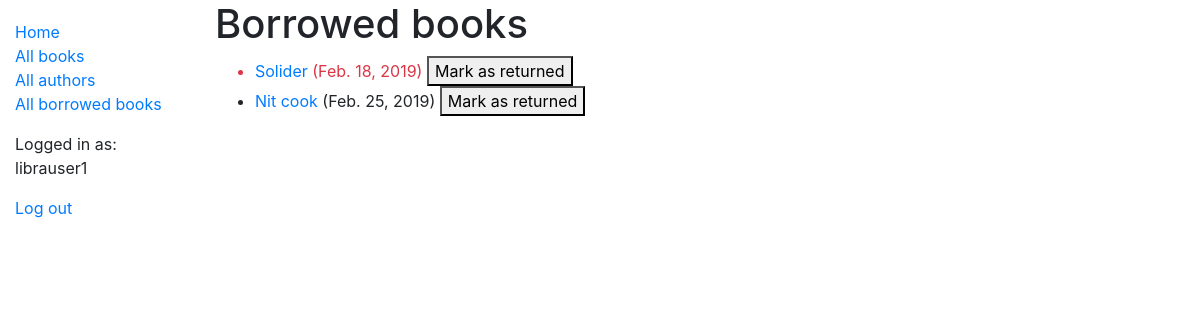
Screenshot of /catalog/mybooks/ (signed in) with the database file from the repository.
### catalog/models.py (models this page shows, shortened)
class BookInstance(models.Model):
    id = models.UUIDField(
        primary_key=True,
        default=uuid.uuid4,
        help_text='Unique ID for this particular book across whole library'
    )
    book = models.ForeignKey(Book, on_delete=models.SET_NULL, null=True)
    imprint = models.CharField(max_length=200)
    due_back = models.DateField(blank=True, null=True)
    LOAN_STATUS =  (
        ('m', 'Maintenance'),
        ('o', 'On loan'),
        ('a', 'Available'),
        ('r', 'Reserved'),
    )
    status = models.CharField(
        max_length=1,
        choices=LOAN_STATUS,
        blank=True,
        default='m',
        help_text='Book avilability'
    )
    borrower = models.ForeignKey(User, on_delete=models.SET_NULL, null=True, blank=True)
    @property
    def is_overdue(self):
        if self.due_back and date.today() > self.due_back:
            return True
        return False
    class Meta:
        ordering = ['due_back']
        permissions = (
            ("can_mark_returned", "Set book as returned"),
            ("can_renew", "Set renewal date"),
        )

class Book(models.Model):
    title = models.CharField(max_length=200)
    author = models.ForeignKey('Author', on_delete=models.SET_NULL, null=True)
    summary = models.TextField(max_length=1000, help_text='Enter a brief description of the book')
    isbn = models.CharField(
        'ISBN',
        max_length=13,
        help_text='13 Character <a href="https://www.isbn-international.org/content/what-isbn">ISBN number</a>'
    )
    genre = models.ManyToManyField('Genre', help_text='Select a genre for this book')
    language = models.ForeignKey('Language', on_delete=models.SET_NULL, null=True)
    def display_genre(self):
        return ', '.join(genre.name for genre in self.genre.all()[:3])
    class Meta:
        ordering = ['title','author']
        permissions = (
            ("can_edit_books", "Create, update, delete"),
        )
    display_genre.short_description = 'Genre'

### catalog/views.py (the view)
# urls.py: path('mybooks/', views.LoanedBooksByUserListView.as_view(), name='my-borrowed'),
class LoanedBooksByUserListView(LoginRequiredMixin,generic.ListView):
    model = BookInstance
    template_name ='catalog/bookinstance_list_borrowed_user.html'
    paginate_by = 10
    def get_queryset(self):
        return BookInstance.objects.filter(borrower=self.request.user).filter(status__exact='o').order_by('due_back')

### catalog/templates/catalog/bookinstance_list_borrowed_user.html
{% extends "base_generic.html" %}
{% block content %}
    <h1>Borrowed books</h1>
    {% if bookinstance_list %}
    <ul>
      {% for bookinst in bookinstance_list %}
      <li class="{% if bookinst.is_overdue %}text-danger{% endif %}">
        <a href="{% url 'book-detail' bookinst.book.pk %}">{{bookinst.book.title}}</a> ({{ bookinst.due_back }})
        {% if perms.catalog.can_mark_returned %}
        <button>Mark as returned</button>
        {% endif %}
      </li>
      {% endfor %}
    </ul>
    {% else %}
      <p>There are no books borrowed.</p>
    {% endif %}
{% endblock %}

### catalog/templates/base_generic.html (shortened to what this page needs)
<!DOCTYPE html>
<html lang="en">
<head>
  <link rel="stylesheet" href="https://stackpath.bootstrapcdn.com/bootstrap/4.1.3/css/bootstrap.min.css">
  {% load static %}
  <link rel="stylesheet" href="{% static 'css/styles.css' %}">
</head>
<body>
  <div class="container-fluid">
    <div class="row">
      <div class="col-sm-2">
      {% block sidebar %}
        <ul class="sidebar-nav">
          <li><a href="{% url 'index' %}">Home</a></li>
          <li><a href="{% url 'books' %}">All books</a></li>
          <li><a href="{% url 'authors' %}">All authors</a></li>
          {% if perms.catalog.can_mark_returned %}
          <li><a href="{% url 'all-borrowed' %}">All borrowed books</a></li>
          {% endif %}
        </ul>
        {% if user.is_authenticated %}
          <p>Logged in as: {{ user.get_username }}</p>
          <a href="{% url 'logout' %}?next={{request.path}}">Log out</a>
        {% else %}
          <a href="{% url 'login' %}?next={{request.path}}">Log in</a>
        {% endif %}
 {% endblock %}
      </div>
      <div class="col-sm-10 ">{% block content %}{% endblock %}
      </div>
    </div>
  </div>
</body>
</html>

### catalog/static/styles.css (style rules this page uses)
.sidebar-nav { margin-top: 20px; padding: 0; list-style: none; }

### rows the page displays
BookInstance: book "Solider", due_back "Feb. 18, 2019"
BookInstance: book "Nit cook", due_back "Feb. 25, 2019"

### other values shown
{{ user.get_username }} "librauser1"
